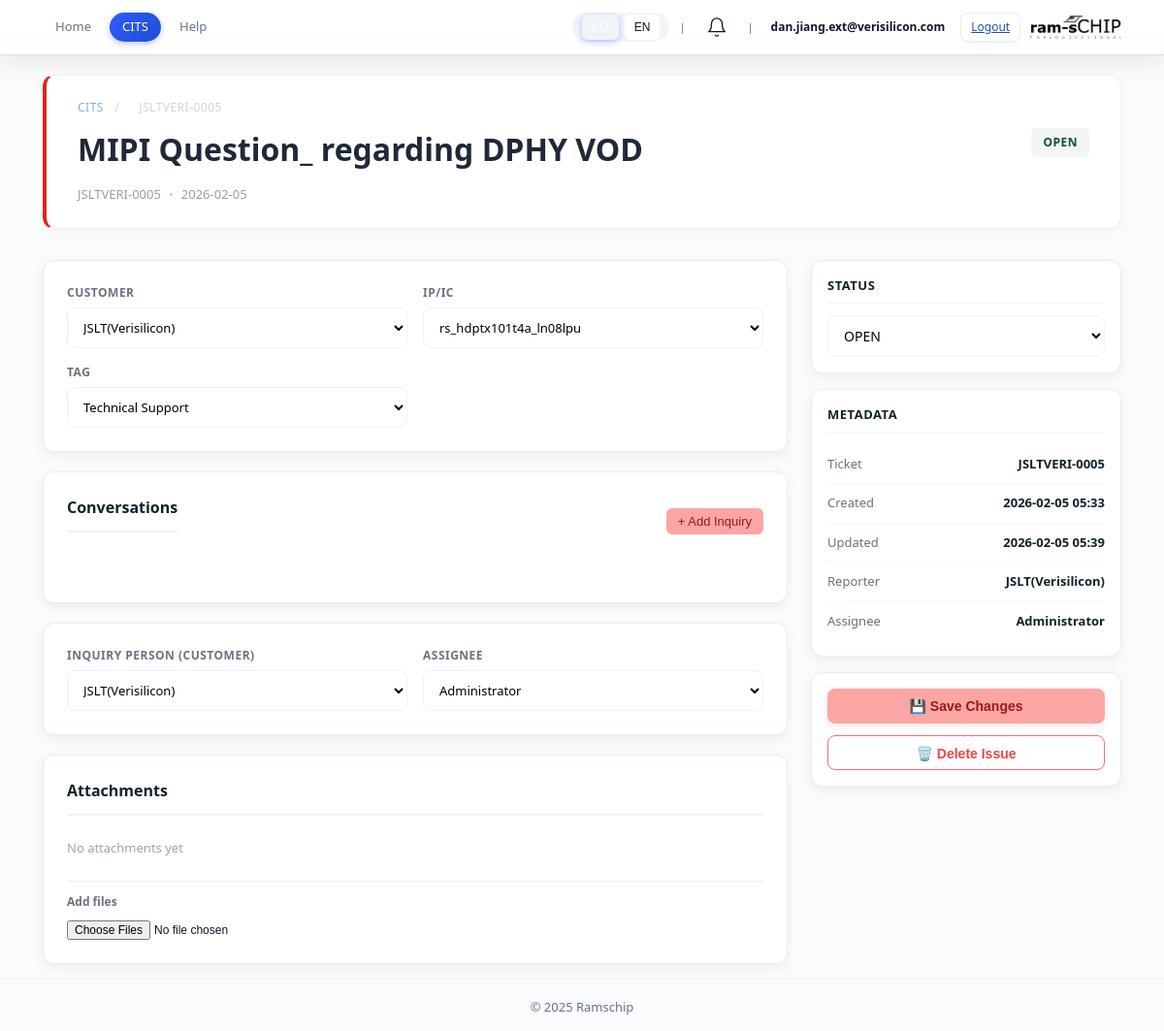
Page /cits/issue/5 (signed in) on the committed database.
### modules/cits/models.py (models this page shows)
class Customer(Base):
    __tablename__ = "customers"
    id: Mapped[int] = mapped_column(primary_key=True)
    name: Mapped[str] = mapped_column(String(255), unique=True, index=True)
    company: Mapped[str] = mapped_column(String(255), nullable=True)
    email: Mapped[str] = mapped_column(String(255), nullable=True)
    notes: Mapped[str] = mapped_column(Text, nullable=True)
    is_active: Mapped[bool] = mapped_column(default=True)
    created_at: Mapped[datetime] = mapped_column(default=datetime.utcnow)
    updated_at: Mapped[datetime] = mapped_column(default=datetime.utcnow, onupdate=datetime.utcnow)

class CustomerIssue(Base):
    __tablename__ = "customer_issues"
    id: Mapped[int] = mapped_column(primary_key=True)
    ticket_no: Mapped[str] = mapped_column(String(64), unique=True, index=True)
    title: Mapped[str] = mapped_column(String(255))
    description: Mapped[str] = mapped_column(Text, nullable=True)
    status: Mapped[str] = mapped_column(SAEnum(IssueStatusEnum, native_enum=False), default=IssueStatusEnum.OPEN)
    tag: Mapped[str] = mapped_column(SAEnum(IssueTagEnum, native_enum=False), nullable=True)
    customer: Mapped[str] = mapped_column(String(255), nullable=True)
    ip_ic: Mapped[str] = mapped_column(String(128), nullable=True)
    priority: Mapped[str] = mapped_column(String(32), nullable=True)
    reporter: Mapped[str] = mapped_column(String(128), nullable=True)
    assignee: Mapped[str] = mapped_column(String(128), nullable=True)
    attachments: Mapped[str] = mapped_column(String(1000), nullable=True)
    created_at: Mapped[datetime] = mapped_column(default=datetime.utcnow)
    updated_at: Mapped[datetime] = mapped_column(default=datetime.utcnow, onupdate=datetime.utcnow)
    __table_args__ = (
        Index('ix_customer_issues_status', 'status'),
    )

class IP(Base):
    __tablename__ = "ips"
    id: Mapped[int] = mapped_column(primary_key=True)
    customer_id: Mapped[int] = mapped_column(Integer, nullable=False, index=True)
    name: Mapped[str] = mapped_column(String(255), index=True)
    description: Mapped[str] = mapped_column(Text, nullable=True)
    is_active: Mapped[bool] = mapped_column(default=True)
    created_at: Mapped[datetime] = mapped_column(default=datetime.utcnow)
    updated_at: Mapped[datetime] = mapped_column(default=datetime.utcnow, onupdate=datetime.utcnow)

### modules/cits/routes/customer_issue.py (the view)
@router.get('/issue/{issue_id}', response_class=HTMLResponse)
def customer_issue_detail(request: Request, issue_id: int):
    auth_check = ensure_authenticated(request)
    if auth_check:
        return auth_check
    if templates is None:
        return HTMLResponse("<h1>Error: Templates not initialized</h1>")
    db = get_customer_db_sync()
    try:
        issue = db.query(CustomerIssue).filter(CustomerIssue.id == issue_id).first()
        if not issue:
            return HTMLResponse('<h1>Issue not found</h1>', status_code=404)
        disp = []
        if issue.attachments:
            parts = [p for p in issue.attachments.split(',') if p]
            non_prefixed = [p for p in parts if not (p.split('/')[-1].startswith('cits_'))]
            disp = non_prefixed if non_prefixed else parts
        issue.display_attachments = disp
        auth_db = get_auth_db_sync()
        try:
            users_raw = auth_db.query(AuthUser).filter(AuthUser.is_active == True).order_by(AuthUser.english_name).all()
            users = [{'english_name': u.english_name, 'korean_name': getattr(u, 'korean_name', '')} for u in users_raw]
        finally:
            auth_db.close()
        customers = db.query(Customer).filter(Customer.is_active == True).order_by(Customer.name).all()
        customer_ips = {}
        for cust in customers:
            ips = db.query(IP).filter(IP.customer_id == cust.id, IP.is_active == True).all()
            customer_ips[cust.id] = ips
        locale = get_locale(request)
        def t(key: str, *args, **kwargs):
            return i18n_t(key, locale, **kwargs)
        return templates.TemplateResponse('modules/cits/issue_detail.html', {
            'request': request,
            'locale': locale,
            't': t,
            'issue': issue,
            'users': users,
            'customers': customers,
            'customer_ips': customer_ips,
        })
    finally:
        db.close()

### templates/modules/cits/issue_detail.html (shortened to what this page needs)
{% extends "base.html" %}
{% block content %}
<main class="container cits-root">
  <div class="detail-header-hero">
    <div class="hero-breadcrumb">
      <a href="/cits/">CITS</a> <span>/</span> <span>{{ issue.ticket_no }}</span>
    </div>
    <div class="hero-container">
      <div class="hero-title-block">
        <input id="titleInput" class="hero-title-input" value="{{ issue.title|e }}" placeholder="Issue title" />
      </div>
      <div class="hero-status-block">
        <span class="status-badge status-{{ issue.status|lower }}">{{ issue.status }}</span>
      </div>
    </div>
    <div class="hero-meta">
      <span class="meta-item">{{ issue.ticket_no }}</span>
      <span class="meta-separator">•</span>
      <span class="meta-item">{{ issue.created_at.strftime('%Y-%m-%d') if issue.created_at else '—' }}</span>
    </div>
  </div>
  <div class="detail-wrapper">
    <div class="detail-main">
      <section class="content-card">
        <div class="details-grid">
          <div class="detail-field">
            <label>Customer</label>
            <select id="customerSelect" class="form-input" onchange="loadDetailCustomerIPs()">
              {% for c in customers %}
              <option value="{{ c.name }}" {% if issue.customer == c.name %}selected{% endif %}>{{ c.name }}</option>
              {% endfor %}
            </select>
          </div>
          <div class="detail-field">
            <label>IP/IC</label>
            <select id="ipSelect" class="form-input">
              {% if issue.customer and customers %}
                {% for c in customers %}
                  {% if c.name == issue.customer %}
                    {% for ip in customer_ips.get(c.id, []) %}
                    <option value="{{ ip.name }}" {% if issue.ip_ic == ip.name %}selected{% endif %}>{{ ip.name }}</option>
                    {% endfor %}
                  {% endif %}
                {% endfor %}
              {% endif %}
            </select>
          </div>
          <div class="detail-field">
            <label>Tag</label>
            <select id="tagSelect" class="form-input">
              <option value="Technical Support" {% if issue.tag == 'Technical Support' %}selected{% endif %}>Technical Support</option>
            </select>
          </div>
        </div>
      </section>
      <section class="content-card">
        <div class="conv-header">
          <h3 class="card-title">Conversations</h3>
          <button class="btn-add-conv" onclick="addConversation()">+ Add Inquiry</button>
        </div>
        <div id="conversationsList" class="conversations-list">
        </div>
      </section>
      <section class="content-card">
        <div class="details-grid">
          <div class="detail-field">
            <label>Inquiry Person (Customer)</label>
            <select id="reporterSelect" class="form-input">
              {% for c in customers %}
              <option value="{{ c.name }}" {% if issue.reporter == c.name %}selected{% endif %}>{{ c.name }}</option>
              {% endfor %}
            </select>
          </div>
          <div class="detail-field">
            <label>Assignee</label>
            <select id="assigneeSelect" class="form-input">
              {% for u in users %}
              <option value="{{ u.english_name }}" {% if issue.assignee == u.english_name %}selected{% endif %}>{{ u.english_name }}</option>
              {% endfor %}
            </select>
          </div>
        </div>
      </section>
      <section class="content-card">
        <h3 class="card-title">Attachments</h3>
        <div class="attachments-list">
          {% if issue.display_attachments %}
            {% for f in issue.display_attachments %}
              {% set ff = f.strip().replace('\\','/') %}
              {% set fname = ff.split('/')[-1] %}
              <div class="attach-item">
                <span class="attach-icon">📎</span>
                <a href="/{{ ff.lstrip('/') }}" target="_blank" class="attach-link">{{ fname }}</a>
                <button class="btn-remove" onclick="deleteAttachment({{ issue.id }}, '{{ fname }}', this)">Remove</button>
              </div>
            {% endfor %}
          {% else %}
            <p class="no-attachments">No attachments yet</p>
          {% endif %}
        </div>
        <div class="attach-upload">
          <label for="fileInput">Add files</label>
          <input id="fileInput" type="file" multiple />
        </div>
      </section>
    </div>
    <aside class="detail-sidebar">
      <div class="sidebar-card">
        <h4 class="sidebar-title">Status</h4>
        <select id="statusSelect" class="form-input status-select-sidebar">
          <option value="OPEN" {% if issue.status == 'OPEN' %}selected{% endif %}>OPEN</option>
        </select>
      </div>
      <div class="sidebar-card">
        <h4 class="sidebar-title">Metadata</h4>
        <div class="meta-row">
          <span class="meta-label">Ticket</span>
          <span class="meta-value">{{ issue.ticket_no }}</span>
        </div>
        <div class="meta-row">
          <span class="meta-label">Created</span>
          <span class="meta-value">{{ issue.created_at.strftime('%Y-%m-%d %H:%M') if issue.created_at else '—' }}</span>
        </div>
        <div class="meta-row">
          <span class="meta-label">Updated</span>
          <span class="meta-value">{{ issue.updated_at.strftime('%Y-%m-%d %H:%M') if issue.updated_at else '—' }}</span>
        </div>
        <div class="meta-row">
          <span class="meta-label">Reporter</span>
          <span class="meta-value">{{ issue.reporter or '—' }}</span>
        </div>
        <div class="meta-row">
          <span class="meta-label">Assignee</span>
          <span class="meta-value">{{ issue.assignee or '—' }}</span>
        </div>
      </div>
      <div class="sidebar-card sidebar-actions">
        <button class="btn btn-primary btn-full" onclick="saveIssueChanges({{ issue.id }})">💾 Save Changes</button>
        <button class="btn btn-danger btn-full" onclick="deleteIssue({{ issue.id }})">🗑️ Delete Issue</button>
      </div>
    </aside>
  </div>
</main>
{% endblock %}

### templates/base.html (shortened to what this page needs)
<!doctype html>
<html lang="ko">
<head>
  <link rel="stylesheet" href="/static/shared.css" />
  <link rel="stylesheet" href="/static/main.css" />
  <link rel="stylesheet" href="/static/auth.css" />
  <link rel="stylesheet" href="/static/admin_dashboard.css" />
  {% set path = request.url.path %}
  {% if path.startswith('/rpmt') or path.startswith('/admin') %}
  <link rel="stylesheet" href="/static/modules/rpmt/rpmt.css?v=4" />
  {% elif path.startswith('/svit') %}
  <link rel="stylesheet" href="/static/modules/svit/svit.css" />
  {% elif path.startswith('/cits') %}
  <link rel="stylesheet" href="/static/modules/cits/cits.css" />
  {% elif path.startswith('/apqp') %}
  <link rel="stylesheet" href="/static/modules/apqp/apqp.css" />
  {% elif path.startswith('/spec-center') %}
  <link rel="stylesheet" href="/static/modules/spec_center/spec_center.css" />
  {% elif path.startswith('/product-info') %}
  <link rel="stylesheet" href="/static/modules/product_info/product_info.css" />
  {% endif %}
</head>
<body class="bg">
  <header class="app-header header">
    <div class="header-inner">
      <div class="header-left">
        {% if path.startswith('/rpmt') or path.startswith('/admin') or path.startswith('/svit') or path.startswith('/main') or path.startswith('/admin-dashboard') or path.startswith('/apqp') or path.startswith('/spec-center') or path.startswith('/cits') or path.startswith('/profile') or path.startswith('/product-info') %}
        <nav class="nav-links">
          <a href="/" class="nav-link {% if path == '/' %}active{% endif %}">{{ t("common.home") }}</a>
          {% if path.startswith('/rpmt') or path.startswith('/admin') %}
          <a href="/rpmt" class="nav-link {% if path.startswith('/rpmt') or path.startswith('/admin') %}active{% endif %}">{{ t("nav.rpmt") }}</a>
          <a href="/rpmt/weekly" class="nav-link {% if path.startswith('/rpmt/weekly') %}active{% endif %}">{{ t("nav.weekly") }}</a>
          <a href="/rpmt/help" class="nav-link {% if path.startswith('/rpmt/help') %}active{% endif %}">{{ t("common.help") }}</a>
          {% if request.session.get("role") == "Admin" %}
          <a href="/rpmt/admin" class="nav-link {% if path.startswith('/rpmt/admin') or path.startswith('/admin') %}active{% endif %}">⚙️ {{ t("nav.admin", locale) }}</a>
          {% endif %}
          {% elif path.startswith('/apqp') %}
          <a href="/apqp" class="nav-link {% if path.startswith('/apqp') %}active{% endif %}">APQP</a>
          <a href="/apqp/help" class="nav-link {% if path.startswith('/apqp/help') %}active{% endif %}">{{ t("common.help") }}</a>
          {% elif path.startswith('/cits') %}
          <a href="/cits" class="nav-link {% if path.startswith('/cits') %}active{% endif %}">CITS</a>
          <a href="/cits/help" class="nav-link {% if path.startswith('/cits/help') %}active{% endif %}">{{ t("common.help") }}</a>
          {% elif path.startswith('/spec-center') %}
          <a href="/spec-center/" class="nav-link {% if path.startswith('/spec-center') %}active{% endif %}">{{ t("nav.spec_center", locale) }}</a>
          <a href="/spec-center/help" class="nav-link {% if path.startswith('/spec-center/help') %}active{% endif %}">{{ t("common.help") }}</a>
          {% elif path.startswith('/product-info') %}
          <a href="/product-info" class="nav-link {% if path.startswith('/product-info') %}active{% endif %}">{{ t("nav.product_info", locale) }}</a>
          {% elif path.startswith('/main') %}
          <a href="/main" class="nav-link {% if path == '/main' %}active{% endif %}">{{ t("nav.main") }}</a>
          {% if request.session.get("role") == "Admin" %}
          <a href="/main/admin" class="nav-link {% if path == '/main/admin' %}active{% endif %}">⚙️ {{ t("nav.admin", locale) }}</a>
          {% endif %}
          {% endif %}
        </nav>
        {% endif %}
      </div>
      <div class="header-right">
        <div class="lang-selector" role="group" aria-label="Language selector">
          <button onclick="setLanguage('ko')" aria-label="{{ t('common.lang_ko') }}" class="lang-btn {% if request.cookies.get('lang', 'ko') == 'ko' %}active{% endif %}">KO</button>
          <button onclick="setLanguage('en')" aria-label="{{ t('common.lang_en') }}" class="lang-btn {% if request.cookies.get('lang', 'ko') == 'en' %}active{% endif %}">EN</button>
        </div>
        {% if request.session.get("is_authenticated") %}
        <span class="divider">|</span>
        <div class="notification-container">
          <button class="notification-bell" id="notificationBell" aria-label="Notifications" title="{{ t('common.notifications', locale) }}">
            <svg xmlns="http://www.w3.org/2000/svg" viewBox="0 0 24 24" fill="none" stroke="currentColor" stroke-width="2" stroke-linecap="round" stroke-linejoin="round">
              <path d="M18 8A6 6 0 0 0 6 8c0 7-3 9-3 9h18s-3-2-3-9"></path>
              <path d="M13.73 21a2 2 0 0 1-3.46 0"></path>
            </svg>
          </button>
        </div>
        {% endif %}
        {% if request.session.get("is_authenticated") %}
        <span class="divider">|</span>
        <div class="user-info">
          <a href="/profile" class="user-id-link">{{ request.session.get("english_name") }}</a>
          <a href="/auth/logout" class="btn small ghost logout-link">{{ t("common.logout") }}</a>
        </div>
        {% elif request.url.path.startswith('/main') or request.url.path.startswith('/rpmt/admin') or request.url.path.startswith('/svit/admin') %}
        <span class="divider">|</span>
        <a href="/auth/logout" class="btn small ghost logout-link">{{ t("common.logout") }}</a>
        {% endif %}
        <a href="/" class="brand header-logo">
          <img src="/static/ramschip_logo.png" alt="Ramschip" class="logo" />
        </a>
      </div>
    </div>
  </header>
  {% block content %}{% endblock %}
  <footer class="app-footer">
    <div>© {{ now().year if now else 2025 }} Ramschip</div>
  </footer>
</body>
</html>

### rows in the picture
Customer: session.get "dan.jiang.ext@verisilicon.com"
CustomerIssue: ticket_no "JSLTVERI-0005", title "MIPI Question_ regarding DPHY VOD", status "OPEN", created_at "2026-02-05", customer.name "JSLT(Verisilicon)", ip_ic+customer "rs_hdptx101t4a_ln08lpu", tag "Technical Support", reporter.name "JSLT(Verisilicon)", assignee "Administrator", created_at "2026-02-05 05:33", updated_at "2026-02-05 05:39", reporter "JSLT(Verisilicon)"

### other values in the picture
{{ t("common.home") }} "Home"
{{ t("common.help") }} "Help"
{{ t("common.logout") }} "Logout"
